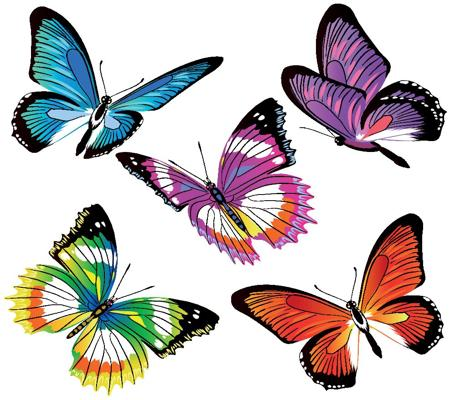
#> input picture pillow/images/split_merge.jpg, 450 x 400 px
$ python img_split_merge.py
#> lines starting #> are read from the running program, lines starting #| are printed output that depends on the picture
#!/usr/bin/env python3
# -*- coding: utf-8 -*-

'''
@File: img_split_merge.py
@Python Version: 3.11.3
@Author: Wei Li
@Contact: weili_yzzcq@163.com
@Blog: https://2694048168.github.io/blog/#/
@Time: 2023/05/22 00:00:34
@Version: 0.1
@License: Apache License Version 2.0, January 2004
@Description: split and merger image channels via Pillow library
'''

from PIL import Image


if __name__ == "__main__":
    img = Image.open("./images/split_merge.jpg")
#> img is the input picture: PIL image 450x400 RGB; mean R, G, B 198.5, 190.5, 189.8
    if img.mode == "RGB":
        r, g, b = img.split()
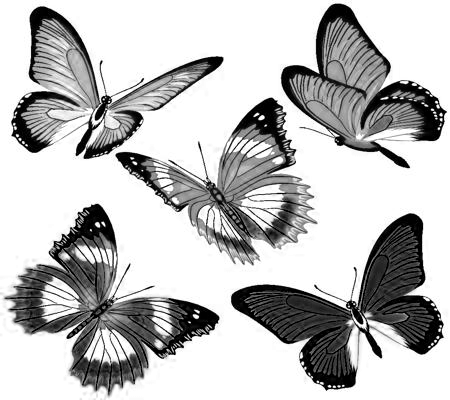
#> b: PIL image 450x400 L; min 0, max 255, mean 189.8
    elif img.mode == "RGBA":
        r, g, b, a = img.split()
    else:
        print(f"this image not multi-channels, maybe single grayscale image.")

    img_merge = Image.merge(mode="RGB", bands=[b, g, r])
    img_merge.save("./images/split_merge_bgr.jpg")

    # ------- merge and blend methods -------
    sun_img = Image.open("./images/sunflower.jpg")
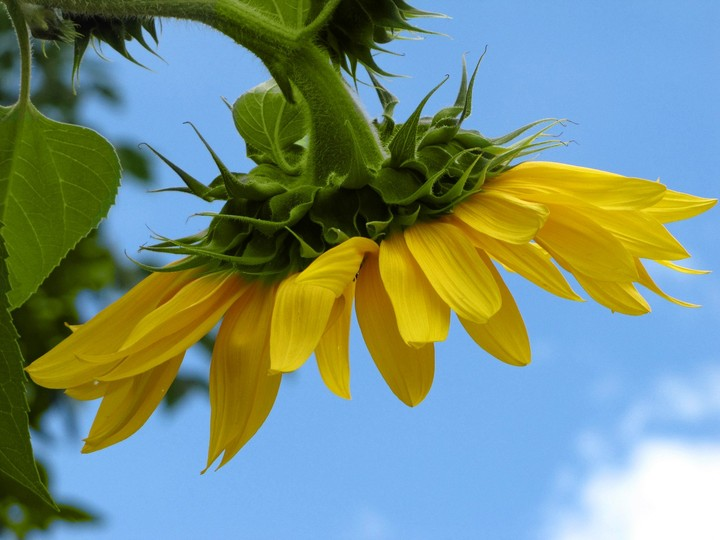
#> input picture pillow/images/sunflower.jpg, 720 x 540 px
#> sun_img is the input picture: PIL image 720x540 RGB; mean R, G, B 119.2, 143.4, 128
    # 两张图片的合并要求两张图片的模式、图像大小必须要保持一致
    sun_image = sun_img.resize(img.size)
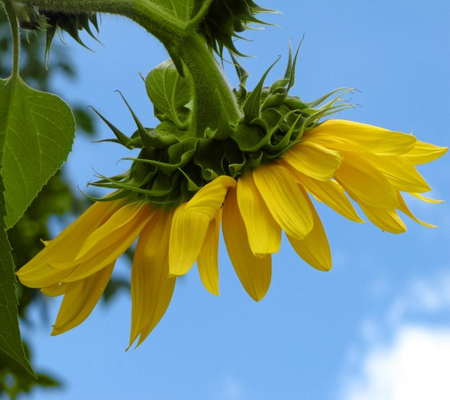
#> sun_image: PIL image 450x400 RGB; mean R, G, B 119.2, 143.4, 128
    r_sun, g_run, b_sun = sun_image.split()
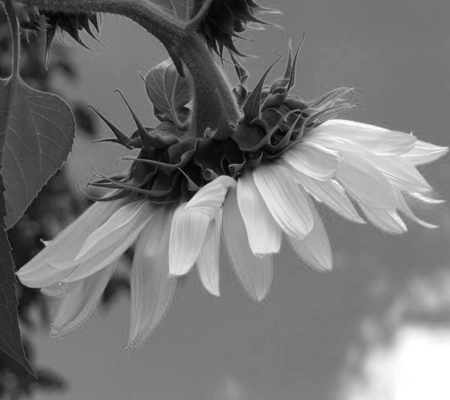
#> r_sun: PIL image 450x400 L; min 1, max 255, mean 119.2
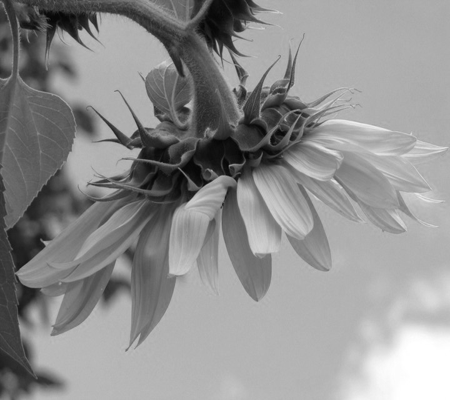
#> g_run: PIL image 450x400 L; min 5, max 255, mean 143.4
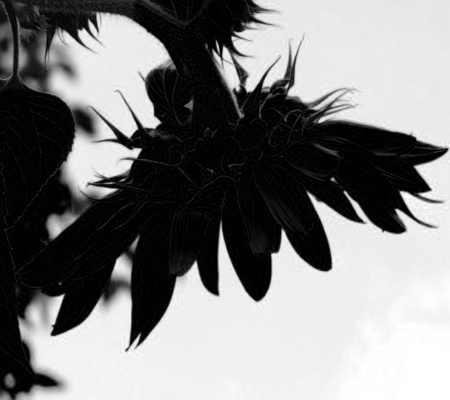
#> b_sun: PIL image 450x400 L; min 0, max 255, mean 128
    merge_sun = Image.merge("RGB", [r_sun, g, b_sun])
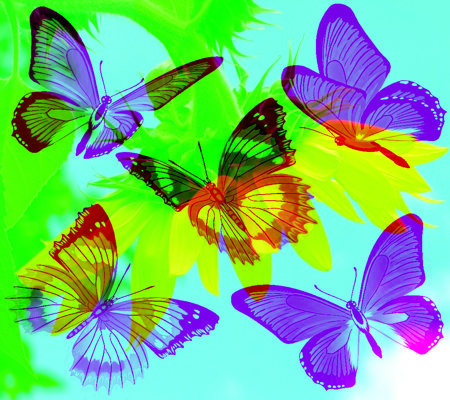
#> merge_sun: PIL image 450x400 RGB; mean R, G, B 119.2, 190.5, 128
    merge_sun.save("./images/sunflower_merge.png")

    # Image 类提供 blend() 方法来混合 RGBA 模式(PNG)
#> (the run stopped early here; a loop or call above may not have finished)
